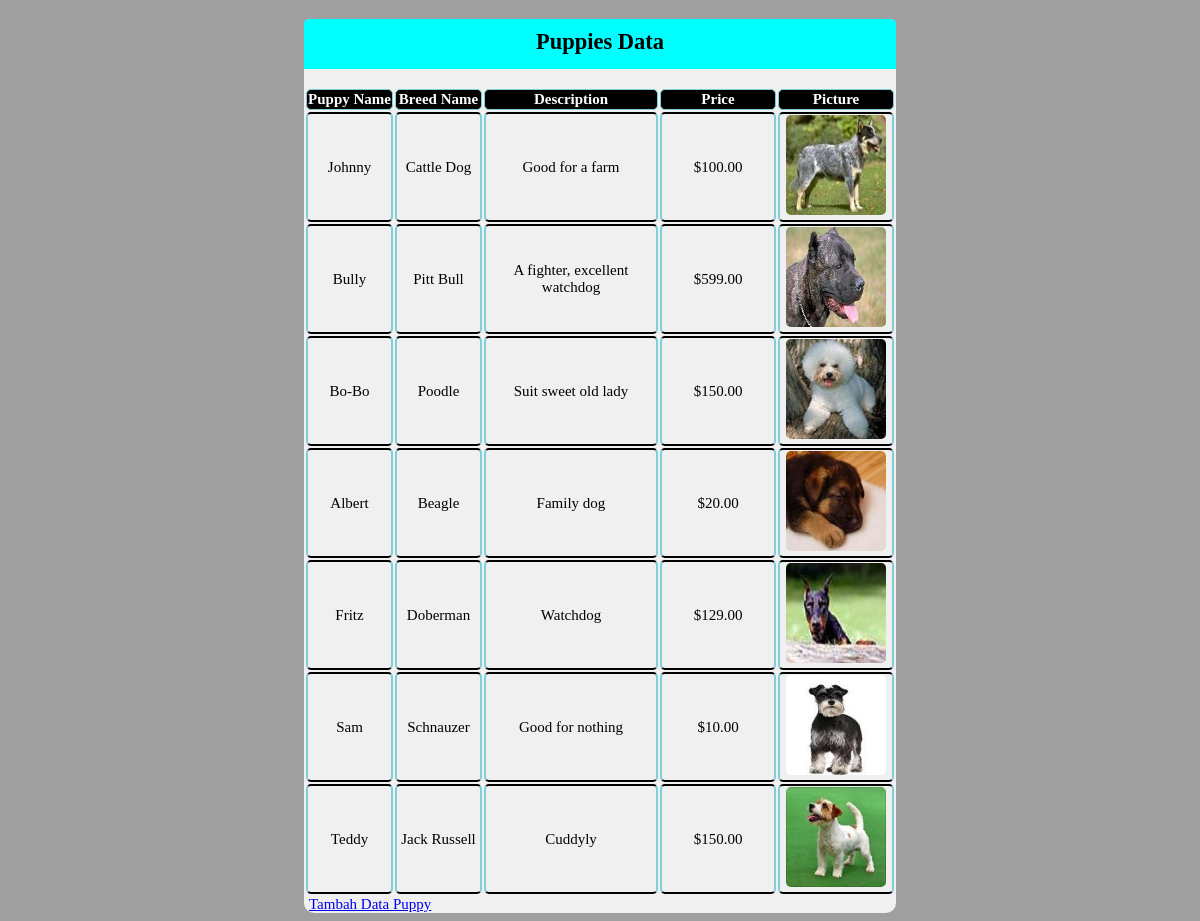
The page / on the database its author committed.
### tables this page shows
CREATE TABLE `animals` (
  `ID` int(11) NOT NULL,
  `PuppyName` varchar(256) DEFAULT NULL,
  `BreedID` int(11) DEFAULT NULL,
  `Description` varchar(256) DEFAULT NULL,
  `Price` decimal(10,2) DEFAULT NULL,
  `Picture` varchar(256) DEFAULT NULL
);

CREATE TABLE `breeds` (
  `Breed` int(11) NOT NULL,
  `BreedName` varchar(45) DEFAULT NULL,
  `Temperament` varchar(45) DEFAULT NULL
);

### index.php (the view, shortened to what this page needs)
<!DOCTYPE html>
<html lang=en>
<head>
    <link href="CSS/Style.css" rel=stylesheet type="text/css" />
    <?php
        $konektor = new PDO("mysql:host=localhost;dbname=puppies","root","");
    ?>
</head>
<body>
    <div class="content">
        <h2>Puppies Data</h2>
        <div class="puppy-list">
            <table class="">
                <tr>
                    <th style="width:15%;">Puppy Name</th>
                    <th style="width:15%;">Breed Name</th>
                    <th style="width:30%;">Description</th>
                    <th style="width:20%;">Price</th>
                    <th style="width:20%;">Picture</th>
                </tr>
                <?php
                    $kueri = $konektor->query("SELECT a.PuppyName, b.BreedName, a.Description, a.Price, a.Picture FROM animals a, breeds b WHERE a.BreedID = b.Breed;");
                    foreach ($kueri as $statement)
                    {
                        echo "<tr>";
                        echo "<td>{$statement['PuppyName']}</td>";
                        echo "<td>{$statement['BreedName']}</td>";
                        echo "<td>{$statement['Description']}</td>";
                        echo "<td>$".$statement['Price']."</td>";
                        echo "<td><img src=\"puppies_images/{$statement['Picture']}\" alt=\"Gambar Puppy\"/></td>";
                        echo "</tr>";
                    }
                ?>
            </table>
        </div>
        <div class="">
            <a href="addPuppy.php" >Tambah Data Puppy</a>
        </div>
    </div>
</body>
</html>

### CSS/Style.css (style rules this page uses)
.content { font-family: cursive; font-size: 15px; margin: auto; width: 50%; background-color: #F0F0F0; border: 0px solid black; border-radius: 10px; }
img { width: 100px; height: 100px; border: 0px solid black; border-radius: 5px; }
h2 { background-color: #00FFFF; border: 0px solid black; border-top-left-radius: 5px; border-top-right-radius: 5px; text-align: center; height: 40px; padding-top: 10px; }
body { background-color: #A0A0A0; }
th { background-color: #010101; color: #FFF; border: 1px solid #80ced6; border-radius: 5px; }
td { border: 2px solid #80ced6; border-radius: 5px; text-align: center; border-top: 2px solid #010101; border-bottom: 2px solid #010101; }
a { padding-left: 5px; margin-bottom: 5px; }

### rows shown on the page
animals: PuppyName "Johnny", BreedID.BreedName "Cattle Dog", Description "Good for a farm", Price "100.00", Picture (picture)
animals: PuppyName "Bully", BreedID.BreedName "Pitt Bull", Description "A fighter, excellent watchdog", Price "599.00", Picture (picture)
animals: PuppyName "Bo-Bo", BreedID.BreedName "Poodle", Description "Suit sweet old lady", Price "150.00", Picture (picture)
animals: PuppyName "Albert", BreedID.BreedName "Beagle", Description "Family dog", Price "20.00", Picture (picture)
animals: PuppyName "Fritz", BreedID.BreedName "Doberman", Description "Watchdog", Price "129.00", Picture (picture)
animals: PuppyName "Sam", BreedID.BreedName "Schnauzer", Description "Good for nothing", Price "10.00", Picture (picture)
animals: PuppyName "Teddy", BreedID.BreedName "Jack Russell", Description "Cuddyly", Price "150.00", Picture (picture)
